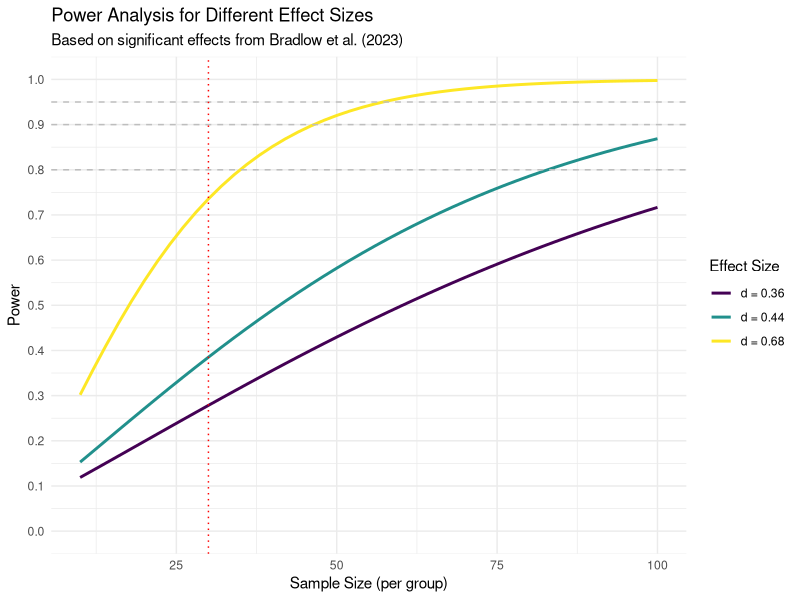

Write the R code that produced this figure.
## ---- chunk 1
# Load required packages
library(pwr)
library(tidyverse)
library(knitr)

# Convert percentage improvements to Cohen's d
# Based on original study's significant effects
# We're using an estimated pooled SD of 0.15 based on the reported SEs in the original study
calculate_d <- function(percent_improvement, pooled_sd = 0.15) {
  # Convert percentage to proportion
  prop_improvement <- percent_improvement / 100
  # Calculate Cohen's d
  d <- prop_improvement / pooled_sd
  return(d)
}

# Effect sizes from original study (significant results)
effects <- tibble(
  condition = c("FAR-BRP", "SPA-BRP", "BRP-BRP", "FAR-FAR", "FAR-SPA", "FAR-TUR"),
  percent_improvement = c(10.2, 6.8, 5.9, 5.6, 5.5, 5.4),
  cohens_d = calculate_d(percent_improvement)
)

# Calculate required sample sizes for different power levels
power_analysis <- effects %>%
  mutate(
    n_80_power = map_dbl(cohens_d, ~pwr.t.test(d = ., power = 0.8, sig.level = 0.05, type = "two.sample")$n),
    n_90_power = map_dbl(cohens_d, ~pwr.t.test(d = ., power = 0.9, sig.level = 0.05, type = "two.sample")$n),
    n_95_power = map_dbl(cohens_d, ~pwr.t.test(d = ., power = 0.95, sig.level = 0.05, type = "two.sample")$n)
  ) %>%
  mutate(across(starts_with("n_"), ceiling))

# Display the power analysis results
kable(power_analysis, 
      col.names = c("Condition", "% Improvement", "Cohen's d", 
                   "N (80% power)", "N (90% power)", "N (95% power)"),
      digits = c(0, 1, 2, 0, 0, 0))

# Calculate average sample sizes
avg_n_80 <- ceiling(mean(power_analysis$n_80_power))
avg_n_90 <- ceiling(mean(power_analysis$n_90_power))
avg_n_95 <- ceiling(mean(power_analysis$n_95_power))

# Create power curve plotting data manually to avoid warnings
# For minimum, mean, and maximum effect sizes
d_values <- c(min(effects$cohens_d), mean(effects$cohens_d), max(effects$cohens_d))
n_values <- seq(10, 100, by = 2)

# Create an empty data frame to store results
power_curve_data <- data.frame()

# Calculate power for each combination of d and n
for(d in d_values) {
  for(n in n_values) {
    # Need to ensure n is at least 2 for pwr.t.test to work
    if(n >= 2) {
      result <- pwr.t.test(n = n, d = d, sig.level = 0.05, type = "two.sample")
      power_curve_data <- rbind(power_curve_data, 
                                data.frame(d = d, n = n, power = result$power))
    }
  }
}

# Create labels for the plot
d_labels <- sprintf("d = %.2f", d_values)
names(d_labels) <- as.character(d_values)

# Create the power curve plot
ggplot(power_curve_data, aes(x = n, y = power, color = factor(d))) +
  geom_line(linewidth = 1) +
  geom_hline(yintercept = c(0.8, 0.9, 0.95), linetype = "dashed", color = "gray") +
  scale_y_continuous(breaks = seq(0, 1, 0.1), limits = c(0, 1)) +
  scale_color_viridis_d(name = "Effect Size", labels = d_labels) +
  labs(x = "Sample Size (per group)", y = "Power", 
       title = "Power Analysis for Different Effect Sizes",
       subtitle = "Based on significant effects from Bradlow et al. (2023)") +
  theme_minimal() +
  geom_vline(xintercept = 30, linetype = "dotted", color = "red")

# Annotate power at n=30 for average effect size
avg_effect <- mean(effects$cohens_d)
power_at_30 <- pwr.t.test(n = 30, d = avg_effect, sig.level = 0.05, type = "two.sample")$power
cat(sprintf("Power at n=30 for average effect size (d=%.2f): %.1f%%\n", 
            avg_effect, power_at_30*100))
## ---- chunk 2
### Data Preparation

#### Load Relevant Libraries and Functions

#### Import data

#### Data exclusion / filtering

#### Prepare data for analysis - create columns etc.
